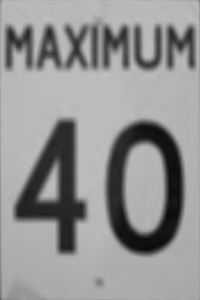
#> input picture Assignment2/speed_40.bmp, 200 x 300 px
$ python classify_sign.py   (older library calls are emulated)
#> lines starting #> are read from the running program, lines starting #| are printed output that depends on the picture; after the words box and inside, x2 and y2 are one past the last pixel; in counts of white or black regions, pixels touching at a corner belong together
import numpy as np
import cv2

# Adapted from classify_sign_template.cpp

WARPED_XSIZE = 200
WARPED_YSIZE = 300

canny_thresh = 154

VERY_LARGE_VALUE = 100000
NO_MATCH = 0
STOP_SIGN = 1
SPEED_LIMIT_40_SIGN = 2
SPEED_LIMIT_80_SIGN = 3

sign_recog_result = NO_MATCH
speed_40 = cv2.imread("speed_40.bmp", cv2.IMREAD_UNCHANGED)
#> speed_40 is the input picture: shape (300, 200); min 10, max 194, mean 146.9
speed_80 = cv2.imread("speed_80.bmp", cv2.IMREAD_UNCHANGED)
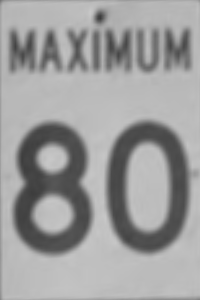
#> input picture Assignment2/speed_80.bmp, 200 x 300 px
#> speed_80 is the input picture: shape (300, 200); min 60, max 200, mean 157.1

# you run your program on these three examples (uncomment the two lines below)
sign_name = "stop4"
# sign_name = "speedsign12"
# sign_name = "speedsign3"
# sign_name = "speedsign4"

final_sign_input_name = sign_name + ".jpg"
final_sign_output_name = sign_name + "_result" + ".jpg"
src = cv2.imread(final_sign_input_name, 1)
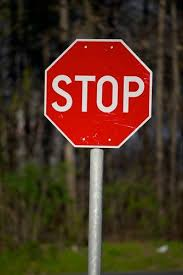
#> input picture Assignment2/stop4.jpg, 183 x 275 px
#> src is the input picture: shape (275, 183, 3); mean B, G, R 33.4, 50.3, 79.2

# Convert image to gray and blur it
src_gray = cv2.cvtColor(src, cv2.COLOR_BGR2GRAY)
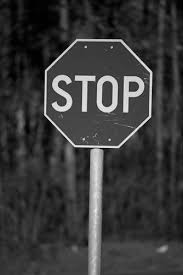
#> src_gray: shape (275, 183); min 0, max 245, mean 57
# Blurring the image to make a low pass filter to smooth edges
src_gray = cv2.blur(src_gray, (3, 3))
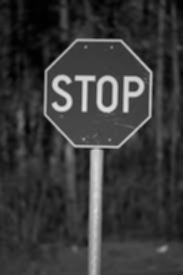
#> src_gray: shape (275, 183); min 1, max 224, mean 57

# here you add the code to do the recognition, and set the variable
# sign_recog_result to one of STOP_SIGN, SPEED_LIMIT_40_SIGN, SPEED_LIMIT_80_SIGN, or NO_MATCH

# find the edges using canny edge detection first
canny_output = cv2.Canny(src_gray, canny_thresh, canny_thresh*2, apertureSize=3)
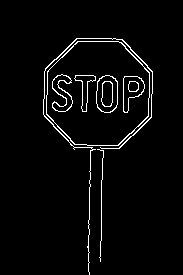
#> canny_output: shape (275, 183); 3.3% white in thin lines or dots, all inside (x1, y1, x2, y2) = (43, 38, 153, 275)

largest_area = 0
largest_contour = None
# find the contours, _ is a throwaway, what is it
_, contours, hierarchy = cv2.findContours(canny_output, cv2.RETR_EXTERNAL, cv2.CHAIN_APPROX_NONE, offset=(0, 0))
#> contours = 3 contours, 1 with area under 20; largest, box (x1, y1, x2, y2) and area: (46, 41, 150, 146) 8804, (43, 38, 153, 275) 122
for cnt in contours:
    approx = cv2.approxPolyDP(cnt, len(cnt) * 0.02, True)
    temp = cv2.contourArea(approx, False)

    # Get the largest Contour
    if temp > largest_area:
        largest_contour = approx
        largest_area = temp
#> this loop made 3 passes
#> (temp, largest_area) on pass 2: (8784.5, 8784.5)
#> temp on pass 3: 324
#> after the loop, largest_area = 8784.5; largest_contour = [[77, 41], [47, 71], [46, 114], [74, 144], [118, 145], [148, 116], [149, 72], [121, 42]]

largest_contour_img = np.copy(src)
cv2.drawContours(largest_contour_img, [largest_contour], -1, (0, 255, 0))
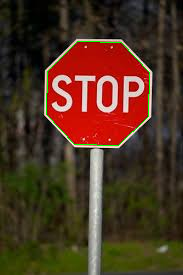
#> largest_contour_img: shape (275, 183, 3); 0.59% of pixels changed, all inside (x1, y1, x2, y2) = (46, 41, 150, 146)
large_contour_window = "Largest Contour"
cv2.namedWindow(large_contour_window)
cv2.imshow(large_contour_window, largest_contour_img)

# do we have a stop sign or do we keep going
if len(largest_contour) is 8:
    sign_recog_result = STOP_SIGN

# Potentially have a speed sign do more recognition
elif len(largest_contour) is 4:
    # determine the top left, bottom right, bottom left, and top right for the endpoints of our square
    # math taken from:
    # http://www.pyimagesearch.com/2014/05/05/building-pokedex-python-opencv-perspective-warping-step-5-6/
    pts = largest_contour.reshape(4, 2)

    # The endpoints of our contour in clockwise order
    rect1 = np.zeros((4, 2),np.float32)

    # the top-left point has the smallest sum whereas the bottom right has the largest sum
    s = pts.sum(axis=1)
    rect1[0] = pts[np.argmin(s)]
    rect1[2] = pts[np.argmax(s)]

    # compute the difference between the points --- the top-right will have the minimum difference
    # and the bottom left will have the maximum difference
    diff = np.diff(pts, axis=1)
    rect1[1] = pts[np.argmin(diff)]
    rect1[3] = pts[np.argmax(diff)]

    # Getting our reference rect in counterclockwise order
    rect2 = np.array([[0, 0],
                      [WARPED_XSIZE, 0],
                      [WARPED_XSIZE, WARPED_YSIZE],
                      [0, WARPED_YSIZE]], np.float32)

    # Get the Perspective transformation Matrix
    perspective = cv2.getPerspectiveTransform(rect1, rect2)
    warp_img = cv2.warpPerspective(src_gray, perspective, (WARPED_XSIZE, WARPED_YSIZE))

    warp_window = "Warp Perspective Image"
    cv2.namedWindow(warp_window)
    cv2.imshow(warp_window, warp_img)

    # comparing the images
    if warp_img.data == speed_40.data:
        sign_recog_result = SPEED_LIMIT_40_SIGN
    elif warp_img.data == speed_80.data:
        sign_recog_result = SPEED_LIMIT_80_SIGN

else:
    sign_recog_result = NO_MATCH


text = ""
if sign_recog_result is SPEED_LIMIT_40_SIGN:
    text = "Speed 40"
elif sign_recog_result is SPEED_LIMIT_80_SIGN:
    text = "Speed 80"
elif sign_recog_result is STOP_SIGN:
    text = "Stop"
elif sign_recog_result is NO_MATCH:
    text = "Fail"

font = cv2.FONT_HERSHEY_SIMPLEX
fontScale = 1.75
thickness = 3
textOrig = (10, 130)

cv2.putText(src, text, textOrig, font, fontScale, (255, 255, 255))
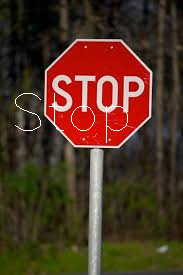
#> src: shape (275, 183, 3); 0.6% of pixels changed, all inside (x1, y1, x2, y2) = (15, 93, 128, 143)
source_window = "Result"

cv2.namedWindow(source_window)
cv2.imshow(source_window, src)
cv2.imwrite(final_sign_output_name, src)
cv2.waitKey(0)
